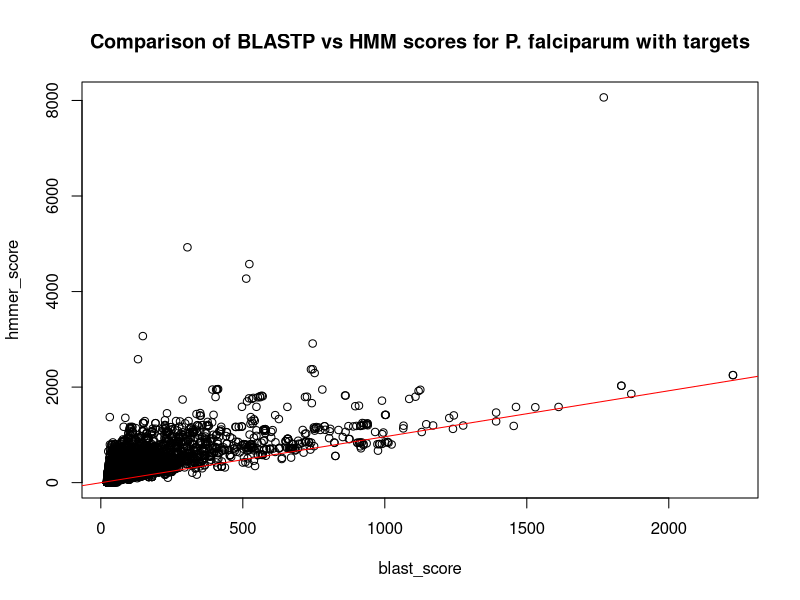

Here is the R script that generated this plot:
# Scores comparison
consolidated_stats=read.csv(file = "consolidated_stats.txt", sep='\t', stringsAsFactors = FALSE)
attach(consolidated_stats)
plot(blast_score,hmmer_score,main='Comparison of BLASTP vs HMM scores for P. falciparum with targets')
abline(a=0,b=median(hmmer_score/blast_score)+mad(hmmer_score/blast_score),col='red')
detach()
